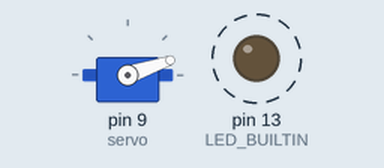
Bench run of a sketch on a simulated Arduino Uno, built with avr-gcc and run on an emulated ATmega328P. Parts: servo, output pins drawn as LEDs (lit = HIGH). Dashed ring = blinking. What the sketch prints to the serial monitor is not drawn.

Above: at 3.05 s.
At 3.95 s:
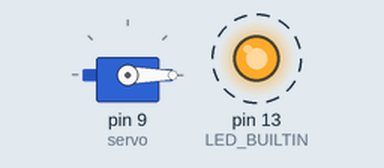
Timing chart, 0 to 6.0 s (numbered marks = the images above):
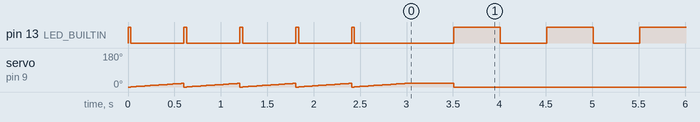

The sketch:

sendAndReadCereal.ino
```cpp
#include <Servo.h>
#include "Cereal.h"

Cereal cereal(9600);
Servo servo;


void setup()
{
  pinMode(LED_BUILTIN, OUTPUT);
  cereal.begin();
  servo.attach(9);
  // Init fase
  for (int i = 0; i < 100; i++)
  {
    digitalWrite(LED_BUILTIN, (i % 20) == 0);
    servo.write(i%20);
    delay(30);
  }
}

float x, y, z = 0;
long count = 0;

void loop()
{
  count += 1;
  count %= 10;
  cereal.sendInt(0, count);

  x += .1;
  y += .002;
  z += .003;

  cereal.sendFloat(1, x);
  cereal.sendFloat(2, y);
  cereal.sendFloat(3, z);
  digitalWrite(LED_BUILTIN, (count % 2) == 0);
  cereal.passiveListen(500);
  int32_t readVal = cereal.readInt(1);
  float readValFloat = cereal.readFloat(2);
  // servo.write(readVal);
  servo.write(readValFloat);
}
```

Measured:
- by itself, pin 13 (LED_BUILTIN): goes 4 × (LOW 0.57 s, HIGH 0.03 s), LOW 1.1 s, 126 × (HIGH 0.50 s, LOW 0.50 s), then HIGH
